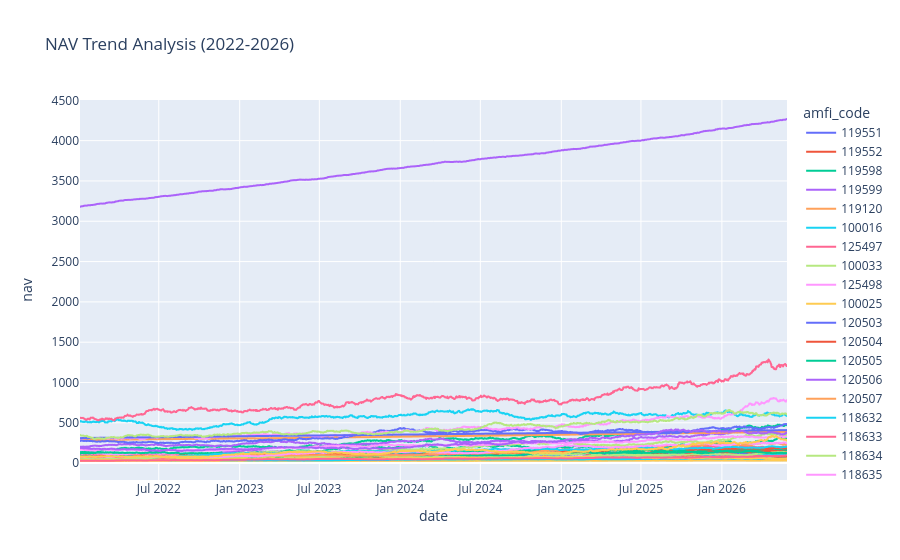

Write notebook code for a chart like this one.
### Code cell
fig = px.line(
    nav,
    x="date",
    y="nav",
    color="amfi_code",
    title="NAV Trend Analysis (2022-2026)"

)

fig.show()

### Figure 1 — Plotly figure (JSON) as saved in the notebook; plotly's stock layout.template omitted (floating-point values rounded to 4 significant figures; data arrays with more than 128 entries replaced by an {"elided": "..."} marker saying what was removed)
{"data": [{"hovertemplate": "amfi_code=119551<br>date=%{x}<br>nav=%{y}<extra></extra>", "legendgroup": "119551", "line": {"color": "#636efa", "dash": "solid"}, "marker": {"symbol": "circle"}, "mode": "lines", "name": "119551", "showlegend": true, "type": "scattergl", "x": {"elided": "1150 str values"}, "xaxis": "x", "y": {"elided": "1150 float values"}, "yaxis": "y"}, {"hovertemplate": "amfi_code=119552<br>date=%{x}<br>nav=%{y}<extra></extra>", "legendgroup": "119552", "line": {"color": "#EF553B", "dash": "solid"}, "marker": {"symbol": "circle"}, "mode": "lines", "name": "119552", "showlegend": true, "type": "scattergl", "x": {"elided": "1150 str values"}, "xaxis": "x", "y": {"elided": "1150 float values"}, "yaxis": "y"}, {"hovertemplate": "amfi_code=119598<br>date=%{x}<br>nav=%{y}<extra></extra>", "legendgroup": "119598", "line": {"color": "#00cc96", "dash": "solid"}, "marker": {"symbol": "circle"}, "mode": "lines", "name": "119598", "showlegend": true, "type": "scattergl", "x": {"elided": "1150 str values"}, "xaxis": "x", "y": {"elided": "1150 float values"}, "yaxis": "y"}, {"hovertemplate": "amfi_code=119599<br>date=%{x}<br>nav=%{y}<extra></extra>", "legendgroup": "119599", "line": {"color": "#ab63fa", "dash": "solid"}, "marker": {"symbol": "circle"}, "mode": "lines", "name": "119599", "showlegend": true, "type": "scattergl", "x": {"elided": "1150 str values"}, "xaxis": "x", "y": {"elided": "1150 float values"}, "yaxis": "y"}, {"hovertemplate": "amfi_code=119120<br>date=%{x}<br>nav=%{y}<extra></extra>", "legendgroup": "119120", "line": {"color": "#FFA15A", "dash": "solid"}, "marker": {"symbol": "circle"}, "mode": "lines", "name": "119120", "showlegend": true, "type": "scattergl", "x": {"elided": "1150 str values"}, "xaxis": "x", "y": {"elided": "1150 float values"}, "yaxis": "y"}, {"hovertemplate": "amfi_code=100016<br>date=%{x}<br>nav=%{y}<extra></extra>", "legendgroup": "100016", "line": {"color": "#19d3f3", "dash": "solid"}, "marker": {"symbol": "circle"}, "mode": "lines", "name": "100016", "showlegend": true, "type": "scattergl", "x": {"elided": "1150 str values"}, "xaxis": "x", "y": {"elided": "1150 float values"}, "yaxis": "y"}, {"hovertemplate": "amfi_code=125497<br>date=%{x}<br>nav=%{y}<extra></extra>", "legendgroup": "125497", "line": {"color": "#FF6692", "dash": "solid"}, "marker": {"symbol": "circle"}, "mode": "lines", "name": "125497", "showlegend": true, "type": "scattergl", "x": {"elided": "1150 str values"}, "xaxis": "x", "y": {"elided": "1150 float values"}, "yaxis": "y"}, {"hovertemplate": "amfi_code=100033<br>date=%{x}<br>nav=%{y}<extra></extra>", "legendgroup": "100033", "line": {"color": "#B6E880", "dash": "solid"}, "marker": {"symbol": "circle"}, "mode": "lines", "name": "100033", "showlegend": true, "type": "scattergl", "x": {"elided": "1150 str values"}, "xaxis": "x", "y": {"elided": "1150 float values"}, "yaxis": "y"}, {"hovertemplate": "amfi_code=125498<br>date=%{x}<br>nav=%{y}<extra></extra>", "legendgroup": "125498", "line": {"color": "#FF97FF", "dash": "solid"}, "marker": {"symbol": "circle"}, "mode": "lines", "name": "125498", "showlegend": true, "type": "scattergl", "x": {"elided": "1150 str values"}, "xaxis": "x", "y": {"elided": "1150 float values"}, "yaxis": "y"}, {"hovertemplate": "amfi_code=100025<br>date=%{x}<br>nav=%{y}<extra></extra>", "legendgroup": "100025", "line": {"color": "#FECB52", "dash": "solid"}, "marker": {"symbol": "circle"}, "mode": "lines", "name": "100025", "showlegend": true, "type": "scattergl", "x": {"elided": "1150 str values"}, "xaxis": "x", "y": {"elided": "1150 float values"}, "yaxis": "y"}, {"hovertemplate": "amfi_code=120503<br>date=%{x}<br>nav=%{y}<extra></extra>", "legendgroup": "120503", "line": {"color": "#636efa", "dash": "solid"}, "marker": {"symbol": "circle"}, "mode": "lines", "name": "120503", "showlegend": true, "type": "scattergl", "x": {"elided": "1150 str values"}, "xaxis": "x", "y": {"elided": "1150 float values"}, "yaxis": "y"}, {"hovertemplate": "amfi_code=120504<br>date=%{x}<br>nav=%{y}<extra></extra>", "legendgroup": "120504", "line": {"color": "#EF553B", "dash": "solid"}, "marker": {"symbol": "circle"}, "mode": "lines", "name": "120504", "showlegend": true, "type": "scattergl", "x": {"elided": "1150 str values"}, "xaxis": "x", "y": {"elided": "1150 float values"}, "yaxis": "y"}, {"hovertemplate": "amfi_code=120505<br>date=%{x}<br>nav=%{y}<extra></extra>", "legendgroup": "120505", "line": {"color": "#00cc96", "dash": "solid"}, "marker": {"symbol": "circle"}, "mode": "lines", "name": "120505", "showlegend": true, "type": "scattergl", "x": {"elided": "1150 str values"}, "xaxis": "x", "y": {"elided": "1150 float values"}, "yaxis": "y"}, {"hovertemplate": "amfi_code=120506<br>date=%{x}<br>nav=%{y}<extra></extra>", "legendgroup": "120506", "line": {"color": "#ab63fa", "dash": "solid"}, "marker": {"symbol": "circle"}, "mode": "lines", "name": "120506", "showlegend": true, "type": "scattergl", "x": {"elided": "1150 str values"}, "xaxis": "x", "y": {"elided": "1150 float values"}, "yaxis": "y"}, {"hovertemplate": "amfi_code=120507<br>date=%{x}<br>nav=%{y}<extra></extra>", "legendgroup": "120507", "line": {"color": "#FFA15A", "dash": "solid"}, "marker": {"symbol": "circle"}, "mode": "lines", "name": "120507", "showlegend": true, "type": "scattergl", "x": {"elided": "1150 str values"}, "xaxis": "x", "y": {"elided": "1150 float values"}, "yaxis": "y"}, {"hovertemplate": "amfi_code=118632<br>date=%{x}<br>nav=%{y}<extra></extra>", "legendgroup": "118632", "line": {"color": "#19d3f3", "dash": "solid"}, "marker": {"symbol": "circle"}, "mode": "lines", "name": "118632", "showlegend": true, "type": "scattergl", "x": {"elided": "1150 str values"}, "xaxis": "x", "y": {"elided": "1150 float values"}, "yaxis": "y"}, {"hovertemplate": "amfi_code=118633<br>date=%{x}<br>nav=%{y}<extra></extra>", "legendgroup": "118633", "line": {"color": "#FF6692", "dash": "solid"}, "marker": {"symbol": "circle"}, "mode": "lines", "name": "118633", "showlegend": true, "type": "scattergl", "x": {"elided": "1150 str values"}, "xaxis": "x", "y": {"elided": "1150 float values"}, "yaxis": "y"}, {"hovertemplate": "amfi_code=118634<br>date=%{x}<br>nav=%{y}<extra></extra>", "legendgroup": "118634", "line": {"color": "#B6E880", "dash": "solid"}, "marker": {"symbol": "circle"}, "mode": "lines", "name": "118634", "showlegend": true, "type": "scattergl", "x": {"elided": "1150 str values"}, "xaxis": "x", "y": {"elided": "1150 float values"}, "yaxis": "y"}, {"hovertemplate": "amfi_code=118635<br>date=%{x}<br>nav=%{y}<extra></extra>", "legendgroup": "118635", "line": {"color": "#FF97FF", "dash": "solid"}, "marker": {"symbol": "circle"}, "mode": "lines", "name": "118635", "showlegend": true, "type": "scattergl", "x": {"elided": "1150 str values"}, "xaxis": "x", "y": {"elided": "1150 float values"}, "yaxis": "y"}, {"hovertemplate": "amfi_code=118636<br>date=%{x}<br>nav=%{y}<extra></extra>", "legendgroup": "118636", "line": {"color": "#FECB52", "dash": "solid"}, "marker": {"symbol": "circle"}, "mode": "lines", "name": "118636", "showlegend": true, "type": "scattergl", "x": {"elided": "1150 str values"}, "xaxis": "x", "y": {"elided": "1150 float values"}, "yaxis": "y"}, {"hovertemplate": "amfi_code=120841<br>date=%{x}<br>nav=%{y}<extra></extra>", "legendgroup": "120841", "line": {"color": "#636efa", "dash": "solid"}, "marker": {"symbol": "circle"}, "mode": "lines", "name": "120841", "showlegend": true, "type": "scattergl", "x": {"elided": "1150 str values"}, "xaxis": "x", "y": {"elided": "1150 float values"}, "yaxis": "y"}, {"hovertemplate": "amfi_code=120842<br>date=%{x}<br>nav=%{y}<extra></extra>", "legendgroup": "120842", "line": {"color": "#EF553B", "dash": "solid"}, "marker": {"symbol": "circle"}, "mode": "lines", "name": "120842", "showlegend": true, "type": "scattergl", "x": {"elided": "1150 str values"}, "xaxis": "x", "y": {"elided": "1150 float values"}, "yaxis": "y"}, {"hovertemplate": "amfi_code=120843<br>date=%{x}<br>nav=%{y}<extra></extra>", "legendgroup": "120843", "line": {"color": "#00cc96", "dash": "solid"}, "marker": {"symbol": "circle"}, "mode": "lines", "name": "120843", "showlegend": true, "type": "scattergl", "x": {"elided": "1150 str values"}, "xaxis": "x", "y": {"elided": "1150 float values"}, "yaxis": "y"}, {"hovertemplate": "amfi_code=120844<br>date=%{x}<br>nav=%{y}<extra></extra>", "legendgroup": "120844", "line": {"color": "#ab63fa", "dash": "solid"}, "marker": {"symbol": "circle"}, "mode": "lines", "name": "120844", "showlegend": true, "type": "scattergl", "x": {"elided": "1150 str values"}, "xaxis": "x", "y": {"elided": "1150 float values"}, "yaxis": "y"}, {"hovertemplate": "amfi_code=119092<br>date=%{x}<br>nav=%{y}<extra></extra>", "legendgroup": "119092", "line": {"color": "#FFA15A", "dash": "solid"}, "marker": {"symbol": "circle"}, "mode": "lines", "name": "119092", "showlegend": true, "type": "scattergl", "x": {"elided": "1150 str values"}, "xaxis": "x", "y": {"elided": "1150 float values"}, "yaxis": "y"}, {"hovertemplate": "amfi_code=119093<br>date=%{x}<br>nav=%{y}<extra></extra>", "legendgroup": "119093", "line": {"color": "#19d3f3", "dash": "solid"}, "marker": {"symbol": "circle"}, "mode": "lines", "name": "119093", "showlegend": true, "type": "scattergl", "x": {"elided": "1150 str values"}, "xaxis": "x", "y": {"elided": "1150 float values"}, "yaxis": "y"}, {"hovertemplate": "amfi_code=119094<br>date=%{x}<br>nav=%{y}<extra></extra>", "legendgroup": "119094", "line": {"color": "#FF6692", "dash": "solid"}, "marker": {"symbol": "circle"}, "mode": "lines", "name": "119094", "showlegend": true, "type": "scattergl", "x": {"elided": "1150 str values"}, "xaxis": "x", "y": {"elided": "1150 float values"}, "yaxis": "y"}, {"hovertemplate": "amfi_code=119095<br>date=%{x}<br>nav=%{y}<extra></extra>", "legendgroup": "119095", "line": {"color": "#B6E880", "dash": "solid"}, "marker": {"symbol": "circle"}, "mode": "lines", "name": "119095", "showlegend": true, "type": "scattergl", "x": {"elided": "1150 str values"}, "xaxis": "x", "y": {"elided": "1150 float values"}, "yaxis": "y"}, {"hovertemplate": "amfi_code=101206<br>date=%{x}<br>nav=%{y}<extra></extra>", "legendgroup": "101206", "line": {"color": "#FF97FF", "dash": "solid"}, "marker": {"symbol": "circle"}, "mode": "lines", "name": "101206", "showlegend": true, "type": "scattergl", "x": {"elided": "1150 str values"}, "xaxis": "x", "y": {"elided": "1150 float values"}, "yaxis": "y"}, {"hovertemplate": "amfi_code=101207<br>date=%{x}<br>nav=%{y}<extra></extra>", "legendgroup": "101207", "line": {"color": "#FECB52", "dash": "solid"}, "marker": {"symbol": "circle"}, "mode": "lines", "name": "101207", "showlegend": true, "type": "scattergl", "x": {"elided": "1150 str values"}, "xaxis": "x", "y": {"elided": "1150 float values"}, "yaxis": "y"}, {"hovertemplate": "amfi_code=101208<br>date=%{x}<br>nav=%{y}<extra></extra>", "legendgroup": "101208", "line": {"color": "#636efa", "dash": "solid"}, "marker": {"symbol": "circle"}, "mode": "lines", "name": "101208", "showlegend": true, "type": "scattergl", "x": {"elided": "1150 str values"}, "xaxis": "x", "y": {"elided": "1150 float values"}, "yaxis": "y"}, {"hovertemplate": "amfi_code=102885<br>date=%{x}<br>nav=%{y}<extra></extra>", "legendgroup": "102885", "line": {"color": "#EF553B", "dash": "solid"}, "marker": {"symbol": "circle"}, "mode": "lines", "name": "102885", "showlegend": true, "type": "scattergl", "x": {"elided": "1150 str values"}, "xaxis": "x", "y": {"elided": "1150 float values"}, "yaxis": "y"}, {"hovertemplate": "amfi_code=102886<br>date=%{x}<br>nav=%{y}<extra></extra>", "legendgroup": "102886", "line": {"color": "#00cc96", "dash": "solid"}, "marker": {"symbol": "circle"}, "mode": "lines", "name": "102886", "showlegend": true, "type": "scattergl", "x": {"elided": "1150 str values"}, "xaxis": "x", "y": {"elided": "1150 float values"}, "yaxis": "y"}, {"hovertemplate": "amfi_code=102887<br>date=%{x}<br>nav=%{y}<extra></extra>", "legendgroup": "102887", "line": {"color": "#ab63fa", "dash": "solid"}, "marker": {"symbol": "circle"}, "mode": "lines", "name": "102887", "showlegend": true, "type": "scattergl", "x": {"elided": "1150 str values"}, "xaxis": "x", "y": {"elided": "1150 float values"}, "yaxis": "y"}, {"hovertemplate": "amfi_code=148567<br>date=%{x}<br>nav=%{y}<extra></extra>", "legendgroup": "148567", "line": {"color": "#FFA15A", "dash": "solid"}, "marker": {"symbol": "circle"}, "mode": "lines", "name": "148567", "showlegend": true, "type": "scattergl", "x": {"elided": "1150 str values"}, "xaxis": "x", "y": {"elided": "1150 float values"}, "yaxis": "y"}, {"hovertemplate": "amfi_code=148568<br>date=%{x}<br>nav=%{y}<extra></extra>", "legendgroup": "148568", "line": {"color": "#19d3f3", "dash": "solid"}, "marker": {"symbol": "circle"}, "mode": "lines", "name": "148568", "showlegend": true, "type": "scattergl", "x": {"elided": "1150 str values"}, "xaxis": "x", "y": {"elided": "1150 float values"}, "yaxis": "y"}, {"hovertemplate": "amfi_code=148569<br>date=%{x}<br>nav=%{y}<extra></extra>", "legendgroup": "148569", "line": {"color": "#FF6692", "dash": "solid"}, "marker": {"symbol": "circle"}, "mode": "lines", "name": "148569", "showlegend": true, "type": "scattergl", "x": {"elided": "1150 str values"}, "xaxis": "x", "y": {"elided": "1150 float values"}, "yaxis": "y"}, {"hovertemplate": "amfi_code=149322<br>date=%{x}<br>nav=%{y}<extra></extra>", "legendgroup": "149322", "line": {"color": "#B6E880", "dash": "solid"}, "marker": {"symbol": "circle"}, "mode": "lines", "name": "149322", "showlegend": true, "type": "scattergl", "x": {"elided": "1150 str values"}, "xaxis": "x", "y": {"elided": "1150 float values"}, "yaxis": "y"}, {"hovertemplate": "amfi_code=149323<br>date=%{x}<br>nav=%{y}<extra></extra>", "legendgroup": "149323", "line": {"color": "#FF97FF", "dash": "solid"}, "marker": {"symbol": "circle"}, "mode": "lines", "name": "149323", "showlegend": true, "type": "scattergl", "x": {"elided": "1150 str values"}, "xaxis": "x", "y": {"elided": "1150 float values"}, "yaxis": "y"}, {"hovertemplate": "amfi_code=149324<br>date=%{x}<br>nav=%{y}<extra></extra>", "legendgroup": "149324", "line": {"color": "#FECB52", "dash": "solid"}, "marker": {"symbol": "circle"}, "mode": "lines", "name": "149324", "showlegend": true, "type": "scattergl", "x": {"elided": "1150 str values"}, "xaxis": "x", "y": {"elided": "1150 float values"}, "yaxis": "y"}], "layout": {"legend": {"title": {"text": "amfi_code"}, "tracegroupgap": 0}, "title": {"text": "NAV Trend Analysis (2022-2026)"}, "xaxis": {"anchor": "y", "domain": [0, 1], "title": {"text": "date"}}, "yaxis": {"anchor": "x", "domain": [0, 1], "title": {"text": "nav"}}}}
